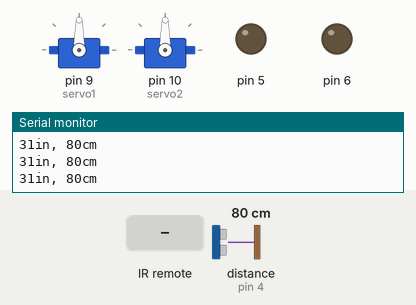
A sketch run on a simulated Arduino Leonardo, built with avr-gcc and run on an emulated ATmega32U4. Parts: 2 × servo, output pins drawn as LEDs (lit = HIGH), the last lines printed to the serial monitor. Wiring (inferred from the names in the program): ultrasonic range finder: trigger pin 3; echo pin 4. The inputs (shaded band) are chosen by the test bench; at power-on: distance to the obstacle (sensor on pin 4) 80 cm. The echo pulse lasts 58.3 µs per cm; pins used as bus, display or sensor lines are not drawn.

Above: at 3.2 s.
3.3 s: infrared code 0xA10C2807 received
At 4.7 s:
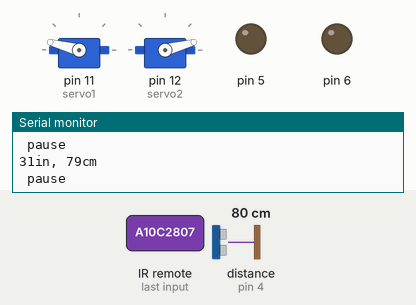
5.2 s: infrared code 0xA10C6807 received
7.0 s: infrared code 0xA10CA807 received
At 7.9 s:
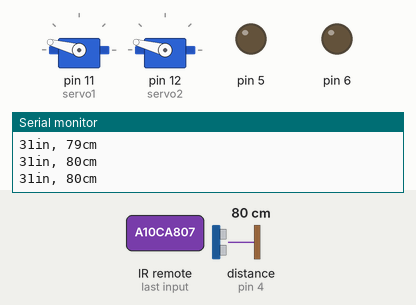
9.1 s: infrared code 0xA10CE807 received
At 10.6 s:
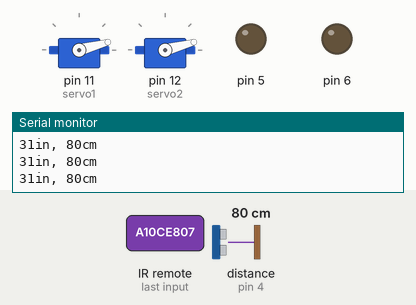
Timing chart, 0 to 12.1 s (numbered marks = the images above; inputs shaded):
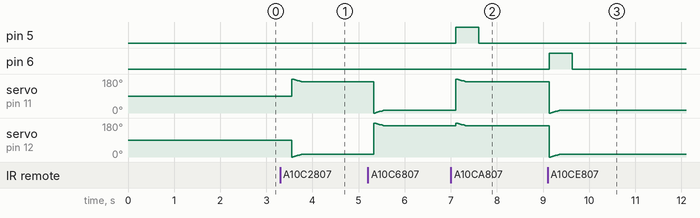

The sketch:

TiV-servo-sonic.ino
```cpp
/*
 * jumper color key:
 * red-power
 * brown/black/purple-ground
 * orange/green-data out
 * white/blue-data in
 * yellow-?either data in or out idk
 */


/* dump.ino Example sketch for IRLib2
   Illustrates how to receive an IR signal, decode it and print
   information about it to the serial monitor.
*/
//This includes everything. Not generally recommended.
//It's better to include only the parts of library you really need.
//But for this example it's quick and easy. See "comboDump" example
//for a more efficient way.
#include "IRLibAll.h"

#include <Servo.h>

IRrecvPCI myReceiver(2); //create receiver and pass pin number
IRdecode myDecoder;   //create decoder

Servo servo1;
Servo servo2;

int pos = 0;

int trigPin = 3;    //Trig - greed data out Jumper
int echoPin = 4;    //Echo - white data in Jumper
long duration, cm, inches;

bool forward = false;

void setup() {
  Serial.begin(9600);
  delay(2000); while (!Serial); //delay for Leonardo
  myReceiver.enableIRIn(); // Start the receiver
  Serial.println(F("Ready to receive IR signals"));
  int i;
  for(i=0;i<4;i++){
    pinMode(i+3, OUTPUT);//initialize the four pins to be used for output
  }

  servo1.attach(9);  // attaches the servo on pin 9 to the servo object
  servo2.attach(10);

  //Serial Port begin
  Serial.begin (9600);
  //Define inputs and outputs
  pinMode(trigPin, OUTPUT);
  pinMode(echoPin, INPUT);
}

void loop() {
 int i;
 for(i=0;i<4;i++){
  digitalWrite(i+3,LOW);
 }
 if(myReceiver.getResults()) {
    myDecoder.decode();
     if(myDecoder.value==0xA10C2807){
        Serial.println(" up ");
        //digitalWrite(3,HIGH);
        //go forward
        for (pos = 0; pos <= 15; pos += 1) { // goes from 0 degrees to 180 degrees
            // in steps of 1 degree
            servo1.write(180-pos);//why does it go on forever? it should stop at pos, no?
            servo2.write(pos);
            // tell servo to go to position in variable 'pos'
            delay(15);                       // waits 15ms for the servo to reach the position
        }
        forward = true;
     }
     if(myDecoder.value==0xA10C6807){
      Serial.println(" down ");
      //digitalWrite(4,HIGH);
      for (pos = 0; pos <= 15; pos += 1) { // goes from 0 degrees to 180 degrees
            // in steps of 1 degree
            servo1.write(pos);
            servo2.write(180-pos);
            // tell servo to go to position in variable 'pos'
            delay(15);                       // waits 15ms for the servo to reach the position
        }
        forward = false;
     }
     if(myDecoder.value==0xA10CA807){
      Serial.println(" right ");
      digitalWrite(5,HIGH);
      for (pos = 0; pos <= 15; pos += 1) { // goes from 0 degrees to 180 degrees
            // in steps of 1 degree
            servo1.write(180-pos);
            servo2.write(180-pos);
            // tell servo to go to position in variable 'pos'
            delay(15);                       // waits 15ms for the servo to reach the position
      }
      forward = false;
     }
     if(myDecoder.value==0xA10CE807){
      Serial.println(" left ");
      digitalWrite(6,HIGH);
      for (pos = 0; pos <= 15; pos += 1) { // goes from 0 degrees to 180 degrees
            // in steps of 1 degree
            servo1.write(pos);
            servo2.write(pos);
            // tell servo to go to position in variable 'pos'
            delay(15);                       // waits 15ms for the servo to reach the position
      }
      forward = false;
     }
     if(myDecoder.value==0xA10CC40B){
      Serial.println(" pause ");
      digitalWrite(7,HIGH);
      servo1.attach(11);  //just moves it to pins were not using, theres probably a better way like servo.pause or something
      servo2.attach(12);
     }
     if(myDecoder.value==0xA10C840B){
      Serial.println(" play ");
      digitalWrite(7,LOW);
      servo1.attach(9); //puts it back to the right pins
      servo2.attach(10);
     }
      //Serial.println(white);

    myDecoder.dumpResults(true);  //Now print results. Use false for less detail
    myReceiver.enableIRIn();

    if (myReceiver.getResults()) {
      myDecoder.decode();           //Decode it
      myDecoder.dumpResults(true);  //Now print results. Use false for less detail
      myReceiver.enableIRIn();      //Restart receiver


    }
  }
  // The sensor is triggered by a HIGH pulse of 10 or more microseconds.
  // Give a short LOW pulse beforehand to ensure a clean HIGH pulse:
  digitalWrite(trigPin, LOW);
  delayMicroseconds(5);
  digitalWrite(trigPin, HIGH);
  delayMicroseconds(10);
  digitalWrite(trigPin, LOW);

  // Read the signal from the sensor: a HIGH pulse whose
  // duration is the time (in microseconds) from the sending
  // of the ping to the reception of its echo off of an object.
  pinMode(echoPin, INPUT);
  duration = pulseIn(echoPin, HIGH);

  // convert the time into a distance
  cm = (duration/2) / 29.1;
  inches = (duration/2) / 74;

  Serial.print(inches);
  Serial.print("in, ");
  Serial.print(cm);
  Serial.print("cm");
  Serial.println();

  if(cm>9 && forward){//stop before falling off, hopefully
    Serial.println(" pause ");
      digitalWrite(7,HIGH);
      servo1.attach(11);
      servo2.attach(12);
  }
  delay(250);
}
```

Measured:
- after the input at 7.0 s, pin 5: LOW → HIGH after 0.11 s, → LOW 0.50 s later
- after the input at 9.1 s, pin 6: LOW → HIGH at once, → LOW 0.50 s later
